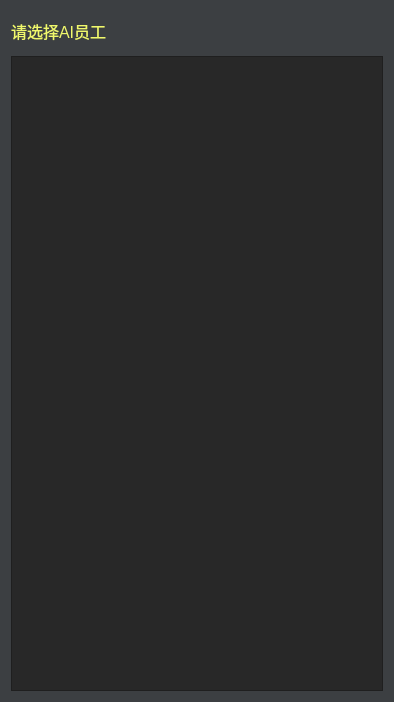
<?xml version="1.0" encoding="UTF-8"?>
<ui version="4.0">
 <class>Form</class>
 <widget class="QWidget" name="Form">
  <property name="geometry">
   <rect>
    <x>0</x>
    <y>0</y>
    <width>394</width>
    <height>702</height>
   </rect>
  </property>
  <property name="windowTitle">
   <string>Form</string>
  </property>
  <property name="styleSheet">
   <string notr="true">*{
background-color:#3c3f42;
color: #e6e6e6;
}

*:disabled {
	background-color: #3c3f42;
	color: #afafaf;
	cursor: not-allowed;

}
QListWidget:disabled,QTextEdit:disabled,QLineEdit:disabled,QTabWidget:disabled{
background-color:rgb(40, 40, 40);
}
QTextBrowser:disabled{
background-color:rgb(40, 40, 40);
color: rgb(152, 197, 150);
}

QPushButton:disabled {
	background-color: rgb(80, 80, 80);
	color: #afafaf;
	cursor: not-allowed;

}

QCheckBox:hover,QRadioButton:hover {
color: white;
}

QPushButton:hover {

font-weight: bold;
background-color:rgb(84, 84, 84);
color: white;
border-radius: 2px;

}

QPushButton{
font-weight: bold;
background-color:rgb(106, 106, 106);
color: #e6e6e6;
border-radius: 2px;
}

QTextBrowser,QListWidget,QTextEdit,QLineEdit,QTabWidget{
background-color:rgb(40, 40, 40);
color: rgba(152, 197, 150, 185);

}

QTextBrowser:hover,QTextEdit:hover,QLineEdit:hover{
background-color:rgb(40, 40, 40);
color: rgb(152, 197, 150);

}


QLabel{
color: #f0f86c;
}



QRadioButton,QCheckBox {
        border: none;
        border-radius: 7px;
}
QRadioButton::indicator,QCheckBox::indicator{
    background-color: rgb(42, 45, 66);
    border: 0px solid #b1b1b1;
	width: 14px;
	height: 14px;
	border-radius: 7px;
}

QRadioButton::indicator:checked,QCheckBox::indicator:checked {
    background-color: #ebf905;
    border-color: #ebf905;
}

QMenuBar { background-color: transparent; }
QMenuBar::item { background-color: transparent; }
QMenuBar::item:selected { background-color:transparent; color: #ffffff;}
QMenu { background-color: transparent; }
QMenu::item { background-color: transparent; }
QMenu::item:selected { background-color: transparent; color: #ffffff; }

</string>
  </property>
  <layout class="QVBoxLayout" name="verticalLayout_2">
   <item>
    <layout class="QVBoxLayout" name="verticalLayout">
     <item>
      <widget class="QLabel" name="label_3">
       <property name="minimumSize">
        <size>
         <width>0</width>
         <height>39</height>
        </size>
       </property>
       <property name="maximumSize">
        <size>
         <width>16777215</width>
         <height>40</height>
        </size>
       </property>
       <property name="font">
        <font>
         <pointsize>12</pointsize>
        </font>
       </property>
       <property name="text">
        <string>请选择AI员工</string>
       </property>
      </widget>
     </item>
     <item>
      <widget class="QListWidget" name="qlist_view"/>
     </item>
    </layout>
   </item>
  </layout>
 </widget>
 <resources/>
 <connections/>
</ui>
